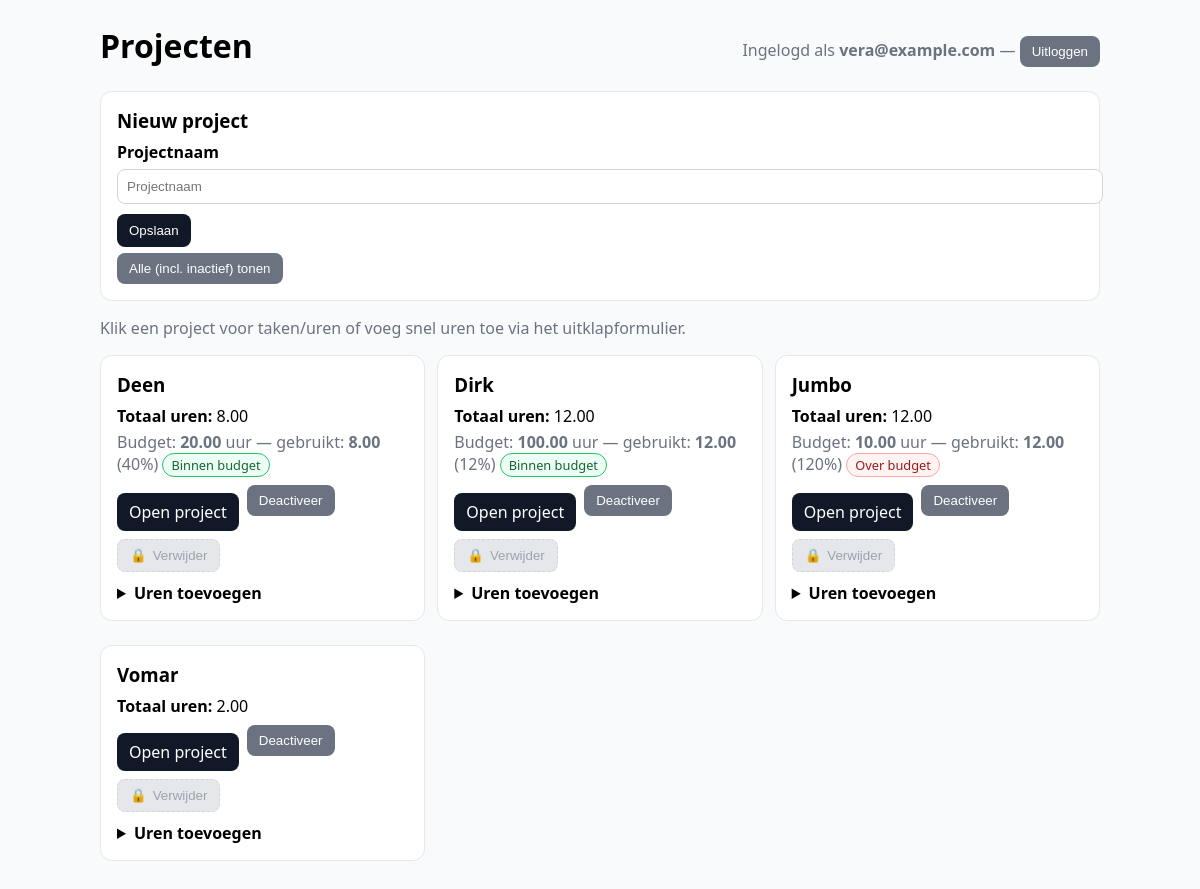
The app's page /projects.php (signed in) with its own data.
### tables this page shows
CREATE TABLE `projects` (
  `id` int(11) NOT NULL,
  `user_id` int(11) NOT NULL,
  `name` varchar(200) NOT NULL,
  `is_active` tinyint(1) NOT NULL DEFAULT 1,
  `planned_hours` decimal(6,2) DEFAULT NULL,
  `created_at` timestamp NOT NULL DEFAULT current_timestamp()
);

### src/auth.php (called while the page is built, shortened)
<?php
function currentUserEmail(): ?string {
    return $_SESSION['user_email'] ?? null;
}
function currentUserRole(): ?string {
    return $_SESSION['user_role'] ?? null;
}

### public/projects.php (the view, shortened to what this page needs)
<?php
$csrf = $_SESSION['csrf'];
require __DIR__ . '/../src/auth.php';
$uid  = currentUserId();
$role = currentUserRole();
$isManager = in_array($role, ['manager', 'admin'], true);
$config = require __DIR__ . '/../config.php';
$dsn = sprintf('mysql:host=%s;port=%s;dbname=%s;charset=utf8mb4', $config['host'], $config['port'], $config['dbname']);
$pdo = new PDO($dsn, $config['user'], $config['pass'], [
  PDO::ATTR_ERRMODE => PDO::ERRMODE_EXCEPTION,
  PDO::ATTR_DEFAULT_FETCH_MODE => PDO::FETCH_ASSOC
]);
function h($s){ return htmlspecialchars((string)$s, ENT_QUOTES, 'UTF-8'); }
$showAll = ($_GET['show'] ?? '') === 'all';
$params = [];
$where  = [];
if ($isManager) {
    if (!$showAll) {
        $where[] = "p.is_active = 1";
    }
    $sql = "
    SELECT
        p.id,
        p.name,
        p.is_active,
        p.planned_hours,
        COALESCE(
            SUM(
                CASE
                    WHEN te.status = 'approved'
                         AND (t.is_active = 1 OR t.id IS NULL)
                    THEN te.hours
                    ELSE 0
                END
            ),
            0
        ) AS total_hours
    FROM projects p
    LEFT JOIN time_entries te
      ON te.project_id = p.id
    LEFT JOIN project_tasks t
      ON t.id = te.task_id
    ";
} else {
    $sql = "
    SELECT
        p.id,
        p.name,
        p.is_active,
        p.planned_hours,
        COALESCE(
            SUM(
                CASE
                    WHEN te.status = 'approved'
                         AND (t.is_active = 1 OR t.id IS NULL)
                    THEN te.hours
                    ELSE 0
                END
            ),
            0
        ) AS total_hours
    FROM projects p
    LEFT JOIN time_entries te
      ON te.project_id = p.id
     AND te.user_id    = ?
    LEFT JOIN project_tasks t
      ON t.id = te.task_id
    ";
    if (!$showAll) {
        $where[] = "p.is_active = 1";
    }
    $where[] = "p.user_id = ?";
    $params = [$uid, $uid];
}
if ($where) {
    $sql .= " WHERE " . implode(" AND ", $where);
}
$sql .= "
  GROUP BY p.id, p.name, p.is_active, p.planned_hours
  ORDER BY p.is_active DESC, p.name ASC
";
$st = $pdo->prepare($sql);
$st->execute($params);
$projects = $st->fetchAll();
?>
<!doctype html>
<html lang="nl">
<head>
    <link rel="stylesheet" href="css/style.css">
</head>
<body>
<header>
  <h1>Projecten</h1>
  <nav class="muted">
    Ingelogd als <strong><?=h(currentUserEmail())?></strong>
    —
    <form method="post" action="logout.php">
      <button type="submit" class="btn-secondary">Uitloggen</button>
    </form>
  </nav>
</header>
<div class="card" style="margin-bottom:12px">
  <h3 style="margin:0 0 8px">Nieuw project</h3>
  <form method="post" action="projects.php">
    <label>Projectnaam</label>
    <input type="text" name="name" placeholder="Projectnaam" required>
    <button class="btn-primary" type="submit">Opslaan</button>
  </form>
  <div class="muted" style="margin-top:6px">
    <?php if ($showAll): ?>
      <form method="get" action="projects.php" style="display:inline">
        <button type="submit" class="btn-secondary">Alleen actieve tonen</button>
      </form>
    <?php else: ?>
      <form method="get" action="projects.php" style="display:inline">
        <button type="submit" class="btn-secondary">Alle (incl. inactief) tonen</button>
      </form>
    <?php endif; ?>
  </div>
</div>
<p class="muted">Klik een project voor taken/uren of voeg snel uren toe via het uitklapformulier.</p>
<div class="grid">
  <?php foreach ($projects as $p): $pid=(int)$p['id']; $inactive = !$p['is_active']; ?>
    <div class="card">
  <h3 style="margin:0 0 8px">
    <?=h($p['name'])?>
  </h3>
  <div><strong>Totaal uren:</strong> <?=number_format((float)$p['total_hours'],2)?></div>
  <?php
    $planned = $p['planned_hours'] ?? null;
    if ($planned !== null && $planned !== ''):
        $plannedFloat = (float)$planned;
        $ratio = $plannedFloat > 0 ? ($p['total_hours'] / $plannedFloat) : 0;
        $perc  = round($ratio * 100);
  ?>
    <div class="muted" style="margin-top:4px;">
      Budget: <strong><?=number_format($plannedFloat,2)?></strong> uur —
      gebruikt: <strong><?=number_format((float)$p['total_hours'],2)?></strong> (<?=$perc?>%)
      <?php if ($ratio > 1): ?>
        <span class="badge status-rejected">Over budget</span>
      <?php elseif ($ratio >= 0.8): ?>
        <span class="badge status-pending">Bijna vol</span>
      <?php else: ?>
        <span class="badge status-approved">Binnen budget</span>
      <?php endif; ?>
    </div>
  <?php endif; ?>
      <div style="display:flex;gap:8px;flex-wrap:wrap;margin-top:8px">
        <a class="btn" href="project.php?id=<?=$pid?>">Open project</a>
        <?php if ($inactive): ?>
          <form method="post" action="projects.php" onsubmit="return confirm('Project activeren?');">
            <input type="hidden" name="csrf" value="<?=h($csrf)?>">
            <input type="hidden" name="mode" value="activate_project">
            <input type="hidden" name="project_id" value="<?=$pid?>">
            <button class="btn-secondary" type="submit">Activeer</button>
          </form>
        <?php else: ?>
          <form method="post" action="projects.php" onsubmit="return confirm('Project deactiveren?');">
            <button class="btn-secondary" type="submit">Deactiveer</button>
          </form>
        <?php endif; ?>
        <?php if ($inactive): ?>
          <form method="post" action="projects.php" onsubmit="return confirm('Echt verwijderen? Dit kan alleen als er geen uren zijn.');">
            <input type="hidden" name="csrf" value="<?=h($csrf)?>">
            <input type="hidden" name="mode" value="delete_project">
            <input type="hidden" name="project_id" value="<?=$pid?>">
            <button class="btn-danger" type="submit"><span class="icon">🗑️</span>Verwijder</button>
          </form>
        <?php else: ?>
          <button class="btn-danger disabled" type="button" aria-disabled="true" title="Deactiveer eerst"><span class="icon">🔒</span>Verwijder</button>
        <?php endif; ?>
      </div>
      <details>
        <summary>Uren toevoegen</summary>
      </details>
    </div>
  <?php endforeach; ?>
</div>
</body>
</html>

### public/css/style.css (style rules this page uses)
body { font-family: system-ui, Segoe UI, Arial, sans-serif; max-width: 1000px; margin: 24px auto; padding: 0 16px; background: #f8fafc; }
h1, h2, h3 { margin: 0 0 12px; }
.muted { color: #6b7280; }
.grid { display: grid; grid-template-columns: repeat(auto-fill, minmax(300px, 1fr)); gap: 12px; }
.card { border: 1px solid #e5e7eb; border-radius: 12px; padding: 16px; background: #fff; margin-bottom: 12px; }
a.btn { display: inline-block; background: #111827; color: #fff; text-decoration: none; border-radius: 8px; padding: 8px 12px; margin-top: 8px; }
.btn { background: #111827; color: #fff; border: 0; border-radius: 8px; padding: 8px 12px; cursor: pointer; }
.btn-primary { background: #111827; color: #fff; border: 0; border-radius: 8px; padding: 9px 12px; cursor: pointer; }
.btn-secondary { background: #6b7280; color: #fff; border: 0; border-radius: 8px; padding: 8px 12px; cursor: pointer; }
.btn-danger { background: #b91c1c; color: #fff; border: 0; border-radius: 8px; padding: 8px 12px; cursor: pointer; }
.btn-danger.disabled { background: #e5e7eb; color: #9ca3af; border: 1px dashed #d1d5db; cursor: not-allowed; }
.btn-danger .icon { margin-right: 6px; }
nav form { display: inline; margin: 0; }
input, select, textarea { width: 100%; padding: 9px; border: 1px solid #d1d5db; border-radius: 8px; margin: 6px 0 10px; }
label { font-weight: 600; }
.badge { display: inline-block; padding: 2px 8px; border-radius: 999px; font-size: 0.8rem; border: 1px solid #e5e7eb; }
.badge.status-approved { background: #ecfdf5; border-color: #22c55e; color: #166534; }
.badge.status-rejected { background: #fef2f2; border-color: #fca5a5; color: #991b1b; }
header { display: flex; justify-content: space-between; align-items: center; margin-bottom: 12px; }
details { margin-top: 10px; }
summary { cursor: pointer; font-weight: 600; }

### records on screen
projects: name "Deen", total_hours "8.00", planned_hours "20.00", perc "40", shows "Binnen budget", is_active "Verwijder"
projects: name "Dirk", total_hours "12.00", planned_hours "100.00", perc "12", shows "Binnen budget", is_active "Verwijder"
projects: name "Jumbo", total_hours "12.00", planned_hours "10.00", perc "120", shows "Over budget", is_active "Verwijder"
projects: name "Vomar", total_hours "2.00", is_active "Verwijder"

### other values on screen
currentUserEmail() "vera@example.com"
